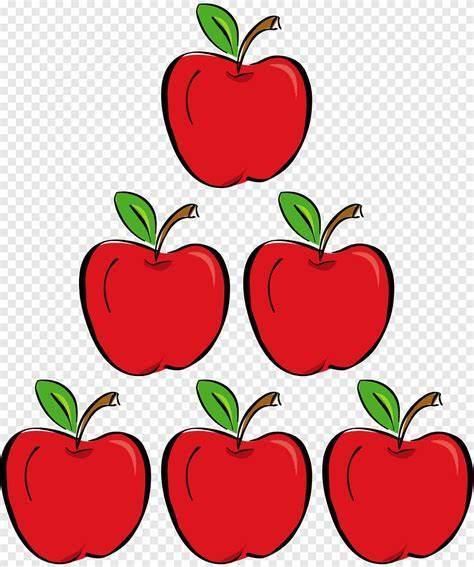
#> input picture manzana.jpg, 474 x 567 px
$ jupyter execute --allow-errors laboratorio2304.ipynb
#> lines starting #> are read from the running program, lines starting #| are printed output that depends on the picture; after the words box and inside, x2 and y2 are one past the last pixel; in counts of white or black regions, pixels touching at a corner belong together
Practica Lunes 23/04

[cell 1]
import cv2
import numpy as np
import matplotlib.pyplot as plt
from skimage import measure

def contar(binaria, area_minima=500):
    etiquetas = measure.label(binaria, connectivity=2)
    regiones = measure.regionprops(etiquetas)
    return len([r for r in regiones if r.area >= area_minima])

imagen = cv2.imread('manzana.jpg')
#> imagen is the input picture: shape (567, 474, 3); mean B, G, R 153.5, 154.2, 217.1

gray = cv2.cvtColor(imagen, cv2.COLOR_BGR2GRAY)
blur = cv2.GaussianBlur(gray, (7, 7), 0)
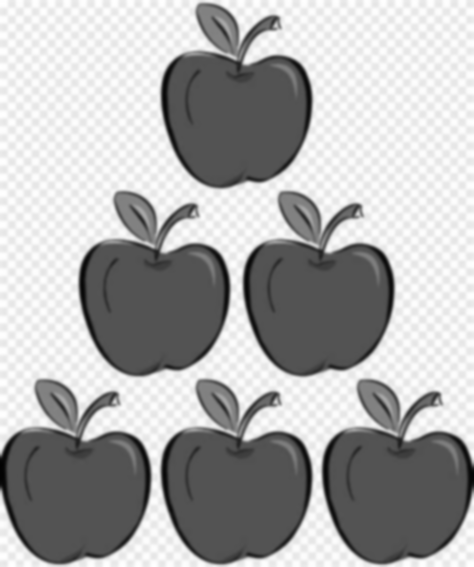
#> blur: shape (567, 474); min 2, max 255, mean 172.9
_, binarized = cv2.threshold(blur, 0, 255, cv2.THRESH_BINARY_INV + cv2.THRESH_OTSU)
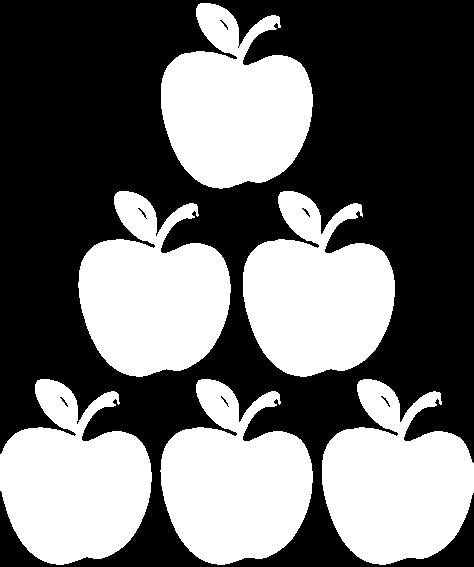
#> binarized: shape (567, 474); 42.6% white; 6 white regions

contarr = contar(binarized)
#> in contar, `etiquetas = measure.label(binaria, connectivity=2)`:
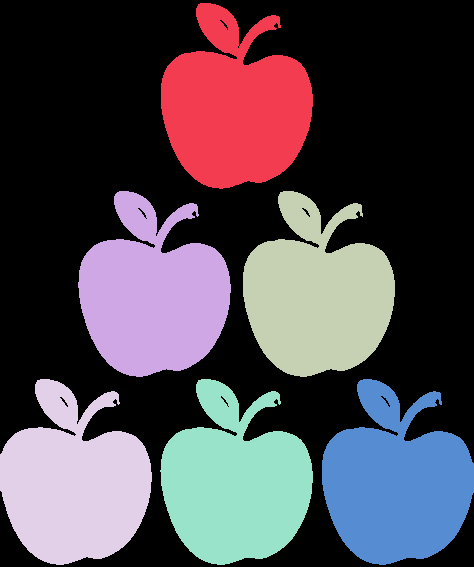
#> etiquetas: shape (567, 474) int64; 7 distinct labels, from 0 to 6; one colour per label, 0 black
#> in contar, `regiones = measure.regionprops(etiquetas)`: regiones = 6 regions; box (x1, y1, x2, y2) and area: (322, 379, 474, 565) 19095, (160, 379, 313, 565) 19086, (0, 379, 152, 565) 19082, (243, 191, 395, 377) 19078, (78, 191, 231, 377) 19076, (161, 3, 313, 189) 19070
#> contarr = 6

cant, region = cv2.connectedComponents(binarized)
#> region: shape (567, 474) int32; 7 distinct labels, from 0 to 6
#> cant = 7
colores = np.random.randint(0, 255, size=(cant, 3), dtype=np.uint8)
#> colores = [[172, 10, 127], [140, 47, 170], [196, 151, 117], [166, 22, 183], [192, 204, 33], [216, 67, 179], [78, 154, 251]]
colores[0] = [0, 0, 0]
region_coloreada = colores[region]
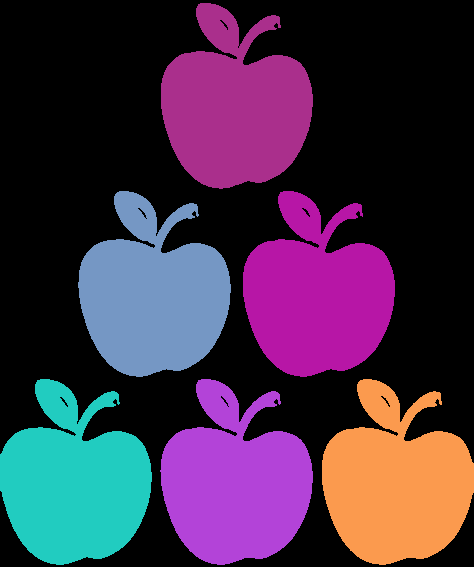
#> region_coloreada: shape (567, 474, 3); mean of channels 0, 1, 2 70.1, 45.8, 66.2; drawn as B, G, R

contorno, _ = cv2.findContours(binarized, cv2.RETR_EXTERNAL, cv2.CHAIN_APPROX_SIMPLE)
#> contorno = 6 contours; box (x1, y1, x2, y2) and area: (322, 379, 474, 565) 18773, (160, 379, 313, 565) 18760, (0, 379, 152, 565) 18758, (243, 191, 395, 377) 18756, (78, 191, 231, 377) 18752, (161, 3, 313, 189) 18748
lines = cv2.drawContours(np.zeros_like(gray), contorno, -1, 255, 2)
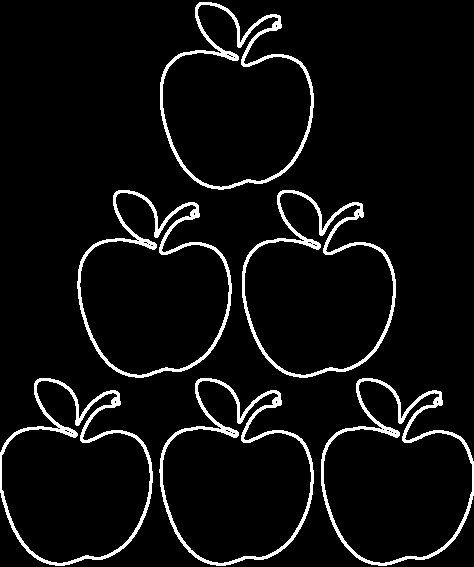
#> lines: shape (567, 474); 5.7% white; 6 white regions, box (x1, y1, x2, y2) and area: (77, 190, 232, 378) 2588, (159, 378, 314, 566) 2573, (242, 190, 396, 378) 2567, (160, 2, 314, 190) 2563, (0, 378, 153, 566) 2541, (321, 378, 474, 566) 2531

plt.figure(figsize=(15, 5))
plt.subplot(131)
plt.title('Imagen Original')
plt.imshow(cv2.cvtColor(imagen, cv2.COLOR_BGR2RGB))
plt.axis('off')

plt.subplot(132)
plt.title(f'Regiones\nElementos contados: {contarr}')
plt.imshow(region_coloreada)
plt.axis('off')

plt.subplot(133)
plt.title('Fronteras')
plt.imshow(lines, cmap='gray')
plt.axis('off')

plt.show()
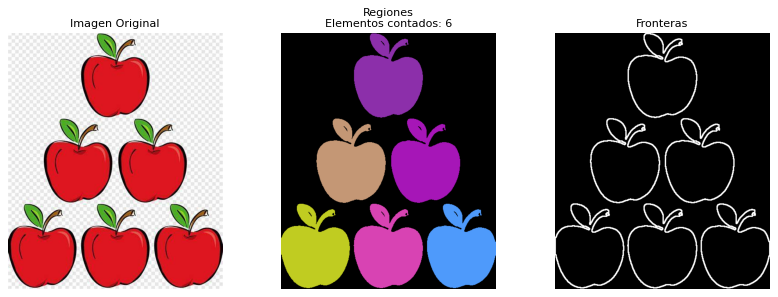
#> figure drawn by matplotlib, 3 panels

PRACTICA DE LABORATORIO

[cell 2]
import cv2
import numpy as np
import matplotlib.pyplot as plt

imagen = cv2.imread('pato.jpg')
degradado = cv2.imread('puntos.png')

#> (the rest of this cell did not finish here and is left out)

[cell 3]
import cv2
import numpy as np
import matplotlib.pyplot as plt
from collections import Counter

imagen = cv2.imread('colores.jpg')
#> (the rest of this cell did not finish here and is left out)

Aplicacion de deteccion de bordes canny

Lo primero que debemos de hacer es aplicar un filtro gaussiano para elimar el ruido, el ruido un poco mas fuerte, luego si se necesita podemos
usar un medianBlur para tener un filtro adicional y ydesasernos del ruido como los pixeles o puntos donde todavia quedo ruido,
luego se aplica el operador canny, le colocamos un umbral de deteccion entre 30 y 150, este sera la sensibilidad con la que se detectan
los bordes, y una vez hecho esto nos muestra el borde de la car con sus detalles.

[cell 4]
import cv2
import numpy as np
import matplotlib.pyplot as plt

imagen = cv2.imread('mujer.jpg', cv2.IMREAD_GRAYSCALE)
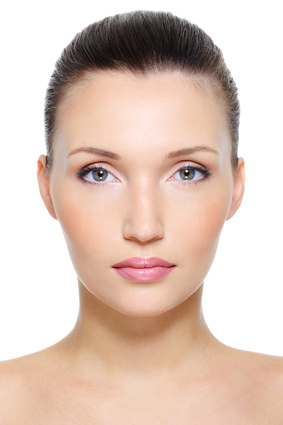
#> input picture mujer.jpg, 283 x 425 px
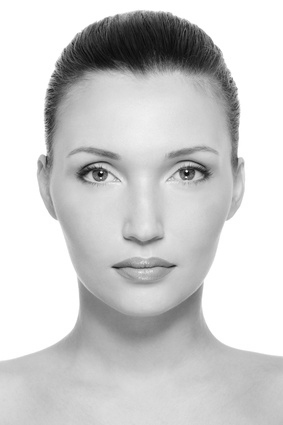
#> imagen: shape (425, 283); min 7, max 255, mean 205.4

x_inicio, x_fin = 0, 450
y_inicio, y_fin = 0, 350
imagen_recortada = imagen[y_inicio:y_fin, x_inicio:x_fin]
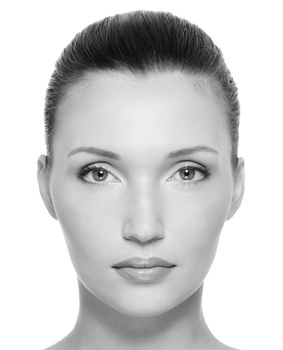
#> imagen_recortada: shape (350, 283); min 7, max 255, mean 205.8

imagen_suavizada = cv2.GaussianBlur(imagen_recortada, (3, 3), 0)

umbral_bajo = 30
umbral_alto = 100
bordes = cv2.Canny(imagen_suavizada, umbral_bajo, umbral_alto)
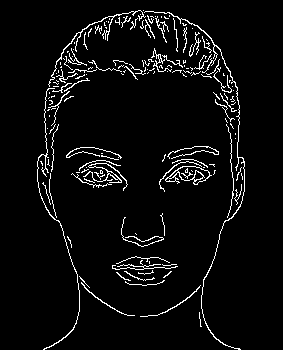
#> bordes: shape (350, 283); 4.8% white in thin lines or dots, all inside (x1, y1, x2, y2) = (37, 10, 245, 350)

plt.figure(figsize=(15, 5))

plt.subplot(1, 3, 1)
plt.title("Imagen Original")
plt.imshow(imagen, cmap='gray')
plt.axis('off')

plt.subplot(1, 3, 2)
plt.title("Recorte de la Cara")
plt.imshow(imagen_recortada, cmap='gray')
plt.axis('off')

plt.subplot(1, 3, 3)
plt.title("Bordes con Canny")
plt.imshow(bordes, cmap='gray')
plt.axis('off')

plt.tight_layout()
plt.show()
